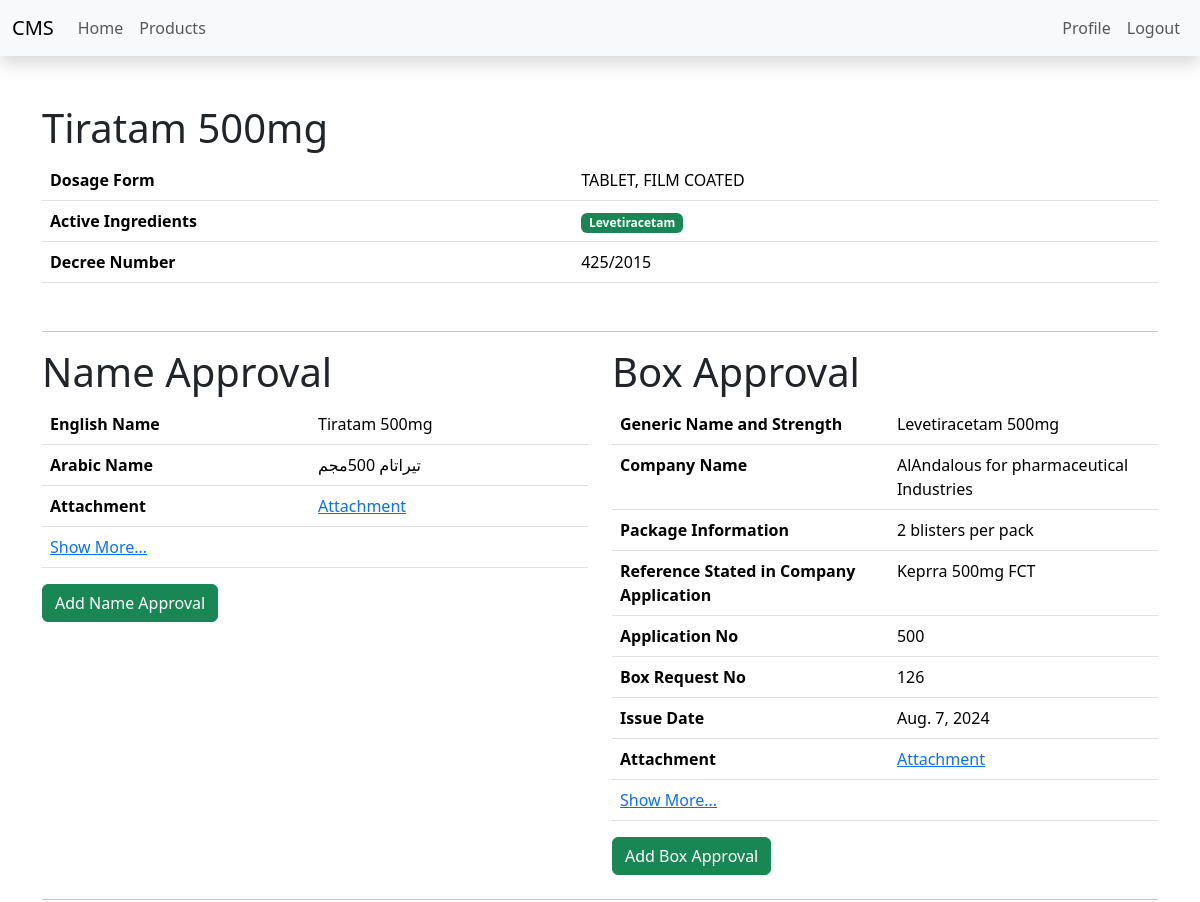
/products/3 (signed in, upper part), run on an earlier commit of the app's database.
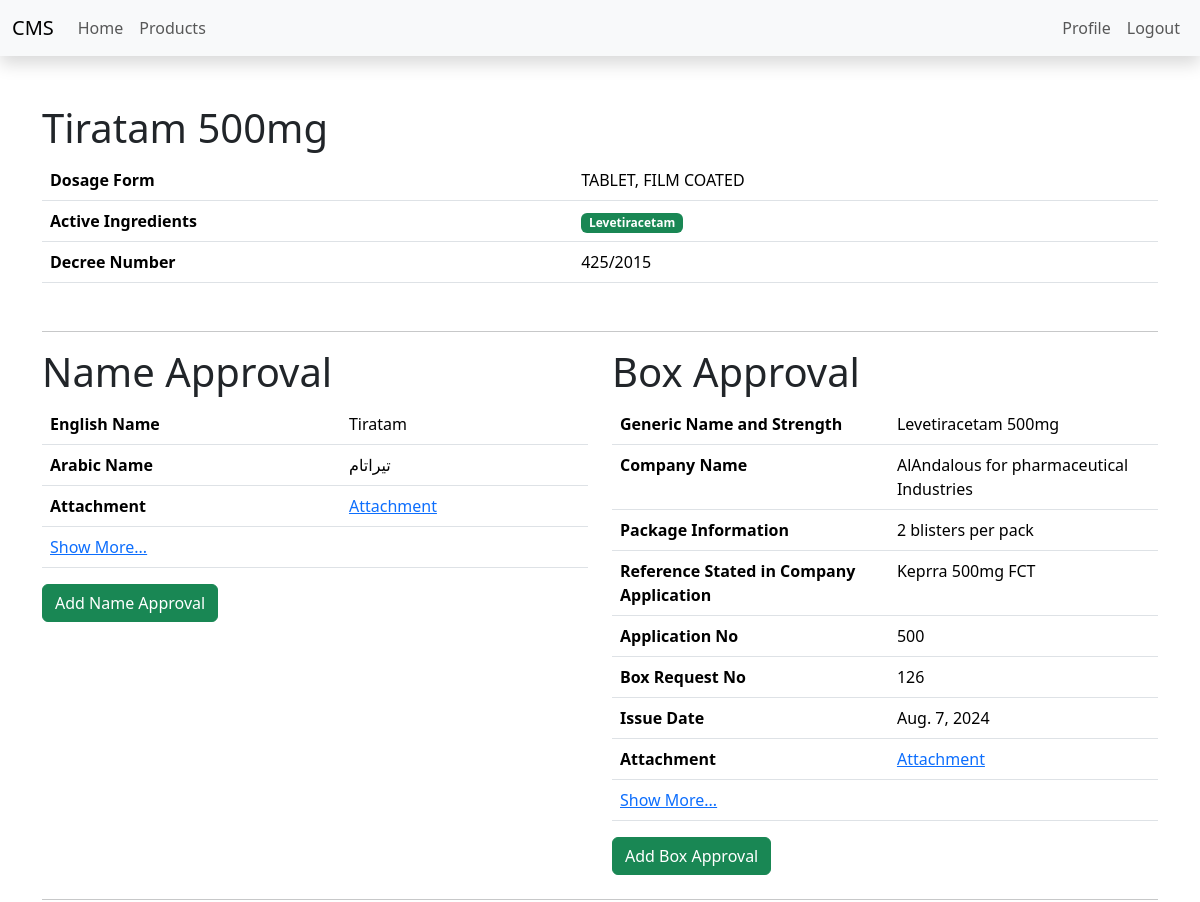
And on a later commit of the database.
### products/models.py (models this page shows, shortened)
class Product(models.Model):
    class Meta:
        ordering = ["name"]
    name = models.CharField(max_length=1000)
    dosage_form = models.ForeignKey(DosageForm, on_delete=models.CASCADE,default=1)
    active_ingredients = models.CharField(max_length=1000)
    decree_no = models.ForeignKey(RegisterationDecree,on_delete=models.CASCADE,default=1)

class DosageForm(models.Model):
    dosage_form = models.CharField(max_length=300)
    code = models.CharField(max_length=6)
    def __str__(self):
        return self.dosage_form

class RegisterationDecree(models.Model):
    decree_no = models.IntegerField(default=296)
    year = models.IntegerField(default=2009)
    def __str__(self):
        return str(self.decree_no) + "/" + str(self.year)

class NameApproval(models.Model):
    english_name = models.CharField(max_length=1000)
    arabic_name =  models.CharField(max_length=1000)
    issuance_date = models.DateField(null=True)
    attachment = models.FileField(upload_to=upload_to)
    product = models.ForeignKey(Product,on_delete=models.CASCADE)

class BoxApproval(models.Model):
    generic_name_and_strength = models.CharField(max_length=1000)
    company_name = models.CharField(max_length=1000)
    package_information = models.CharField(max_length=1000)
    reference_stated_in_company_application = models.CharField(max_length=1000)
    application_no = models.IntegerField()
    box_request_number = models.IntegerField()
    issue_date = models.DateField()
    attachment = models.FileField(upload_to=upload_to)
    product = models.ForeignKey(Product,on_delete=models.CASCADE)

### products/views.py (the view)
# urls.py: path('<pk>',DetailProduct.as_view(),name="detail_product"),
class DetailProduct(DetailView):
    model = Product
    context_object_name = "product"
    template_name = "./product/detail_product.html"
    def get_object(self):
        pk = self.kwargs["pk"]
        product= Product.objects.prefetch_related().get(pk=pk)
        return product

### products/templatetags/sharedutils.py (called while the page is built)
@register.filter(name="split")
def split(data,delimiter):
    return data.split(delimiter)

### Templates/Product/detail_product.html (shortened to what this page needs)
{% extends "../__layout__.html" %}
{% load static %}
{% load sharedutils  %}
{% block content %}
<div class="container">
    <div class="my-5 rounded">
        <h1>{{ product.name }}</h1>
        <table class="table">
            <tbody>
                <tr>
                    <th scope="row">Dosage Form</th>
                    <td>{{ product.dosage_form }}</td>
                </tr>
                <tr>
                    <th scope="row">Active Ingredients</th>
                    <td>
                        {% for API in product.active_ingredients|split:","  %}
                        <b class="badge bg-success">{{API}}</b>
                        {% endfor %}
                    </td>
                </tr>
                <tr>
                    <th scope="row">Decree Number</th>
                    <td>{{ product.decree_no }}</td>
                </tr>
            </tbody>
        </table>
    </div>
    <hr>
    {% if product.decree_no.decree_no != 296 %}
    <div class="row pb-2">
        <div class="col-md-6 rounded">
            <h1>Name Approval</h1>
            {% if product.nameapproval_set.last != None %}
            <table class="table">
                <tbody>
                    {% with product.nameapproval_set.last as nameapproval %}
                    <tr>
                        <th scope="row">English Name</th>
                        <td>{{ nameapproval.english_name }}</td>
                    </tr>
                    <tr>
                        <th scope="row">Arabic Name</th>
                        <td>{{ nameapproval.arabic_name }}</td>
                    </tr>
                    <tr>
                        <th scope="row">Attachment</th>
                        <td><a id="approvalName" target="_blank"
                                href="/media/{{ nameapproval.attachment }}">Attachment</a>
                        </td>
                    </tr>
                    {% endwith %}
                    <tr>
                        <td colspan="2"><a href="{% url 'product:list_nameapproval' pk=product.pk %}">Show More...</a>
                        </td>
                    </tr>
                </tbody>
            </table>
            {% else %}
            <p class="text-center display-5">No name approval...</p>
            {% endif %}
            <a href="{% url 'product:create_nameapproval' product.pk %}" class="btn btn-success">Add Name Approval</a>
        </div>
        <div class="col-md-6 rounded">
            <h1>Box Approval</h1>
            {% if product.boxapproval_set.last != None %}
            <table class="table">
                <tbody>
                    {% with product.boxapproval_set.last as boxapproval %}
                    <tr>
                        <th scope="row">Generic Name and Strength</th>
                        <td>{{ boxapproval.generic_name_and_strength }}</td>
                    </tr>
                    <tr>
                        <th scope="row">Company Name</th>
                        <td>{{ boxapproval.company_name }}</td>
                    </tr>
                    <tr>
                        <th scope="row">Package Information</th>
                        <td>{{ boxapproval.package_information }}</td>
                    </tr>
                    <tr>
                        <th scope="row">Reference Stated in Company Application</th>
                        <td>{{ boxapproval.reference_stated_in_company_application }}</td>
                    </tr>
                    <tr>
                        <th scope="row">Application No</th>
                        <td>{{ boxapproval.application_no }}</td>
                    </tr>
                    <tr>
                        <th scope="row">Box Request No</th>
                        <td>{{ boxapproval.box_request_number }}</td>
                    </tr>
                    <tr>
                        <th scope="row">Issue Date</th>
                        <td>{{ boxapproval.issue_date }}</td>
                    </tr>
                    <tr>
                        <th scope="row">Attachment</th>
                        <td><a id="boxApproval" target="_blank"
                                href="/media/{{ boxapproval.attachment }}">Attachment</a>
                        </td>
                    </tr>
                    {% endwith %}
                    <tr>
                        <td colspan="2"><a href="{% url 'product:list_boxapproval' pk=product.pk %}">Show More...</a>
                        </td>
                    </tr>
                </tbody>
            </table>
            {% else %}
            <p class="text-center display-5">No Box approval...</p>
            {% endif %}
            <a href="" class="btn btn-success">Add Box Approval</a>
        </div>
    </div>
    {% endif %}
</div>
{% endblock %}

### Templates/__layout__.html (shortened to what this page needs)
{% load static %}
<!DOCTYPE html>
<html lang="en">
<head>
    <link rel="stylesheet" href="{% static './css/bootstrap.min.css' %}">
    <link rel="stylesheet" href="{% static './css/main.css' %}">
</head>
<body>
    <nav class="navbar shadow navbar-expand-lg navbar-light bg-light">
        <div class="container-fluid">
          <a class="navbar-brand" href="{% url 'index' %}">CMS</a>
          <div class="collapse navbar-collapse" id="navbarSupportedContent">
            <ul class="navbar-nav me-auto mb-2 mb-lg-0">
              {% if user.is_authenticated %}
              <li class="nav-item">
                <a class="nav-link" href="{% url 'index' %}">Home</a>
              </li>
              <li class="nav-item">
                <a class="nav-link" href="{% url 'product:products_index' %}">Products</a>
              </li>
              {% endif %}
            </ul>
            <ul class="navbar-nav mb-2 mb-lg-0">
              {% if not user.is_authenticated %}
              <a class="nav-link" href="{% url "login" %}">Login</a>
              {% else %}
              <a class="nav-link" href="{% url "logout" %}">Profile</a>
              <a class="nav-link" href="{% url "logout" %}">Logout</a>
              {% endif %}
            </ul>
          </div>
        </div>
      </nav>
    {% block content %}
    {% endblock %}
</body>
</html>

### Static/css/main.css (style rules this page uses)
* { overflow-wrap: break-word !important; }
b.badge { display:inline-block; overflow-wrap: break-word !important; }

What changed in the data, as far as the page shows it:
no longer on this page (row unchanged): NameApproval: english_name "Tiratam 500mg", arabic_name "تيراتام 500مجم"
added NameApproval: english_name "Tiratam", arabic_name "تيراتام"
